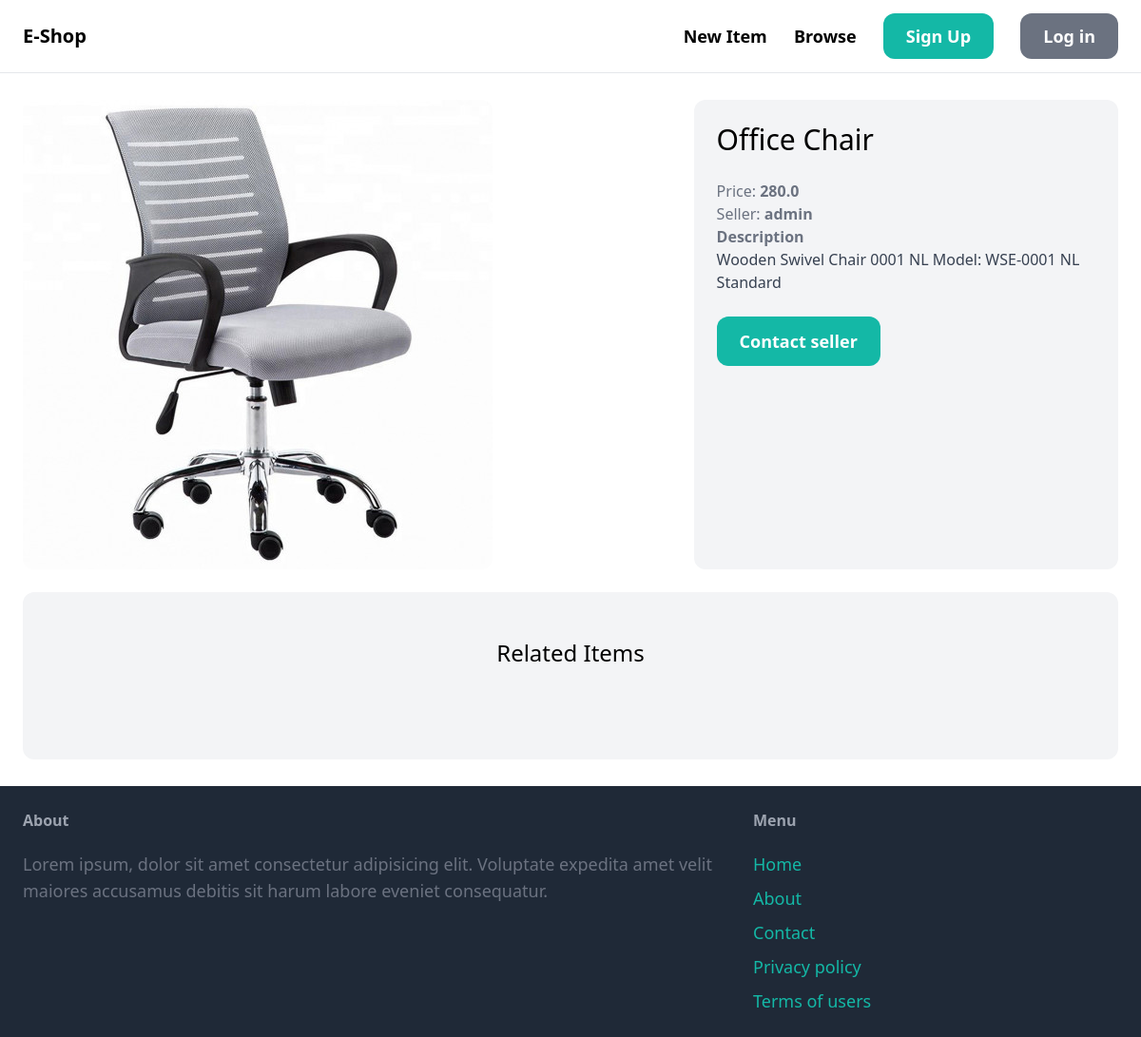
/items/4/, run on an earlier commit of the app's database.
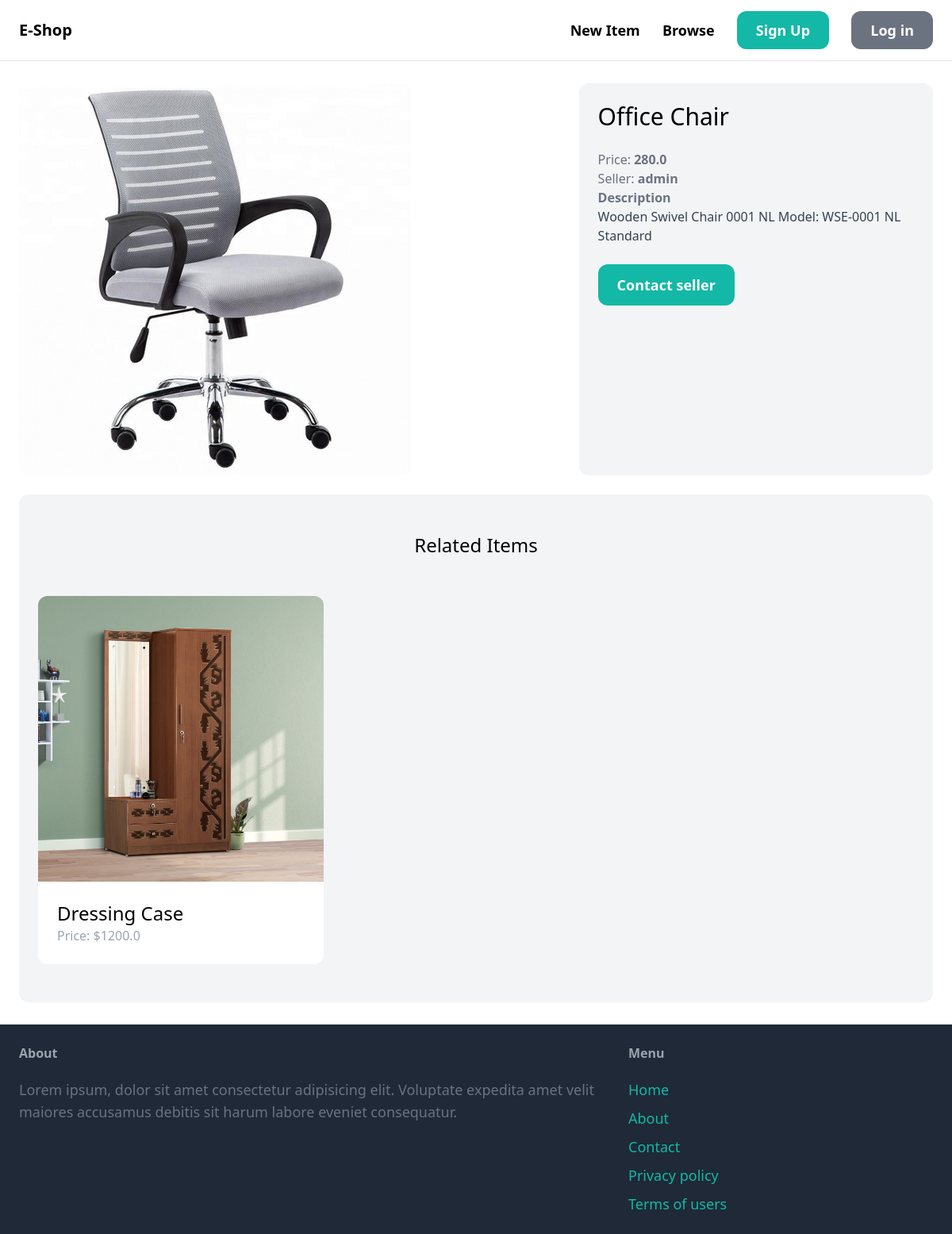
And on a later commit of the database.
### item/models.py (models this page shows, shortened)
class Item(models.Model):
     category = models.ForeignKey(Category, related_name='items', on_delete=models.CASCADE)
     name = models.CharField(max_length=255)
     description = models.TextField(blank=True, null=True)
     price = models.FloatField()
     image = models.ImageField(upload_to='item_images', blank=True, null=True)
     is_sold = models.BooleanField(default=False)
     created_by = models.ForeignKey(User, related_name='items', on_delete=models.CASCADE)
     created_at = models.DateTimeField(auto_now_add=True)

### item/views.py (the view)
# urls.py: path('<int:pk>/', views.detail, name='detail'),
def detail(request, pk):
    item = get_object_or_404(Item, pk=pk)
    related_items = Item.objects.filter(category=item.category, is_sold=False).exclude(pk=pk)[0:3]
    return render(request, 'item/detail.html', {
        'item': item,
        'related_items':related_items,
    })

### item/templates/item/detail.html (shortened to what this page needs)
{% extends 'core/base.html' %}
{% block content %}
<div class="grid grid-cols-5 gap-6">
    <div class="col-span-3">
        <img src="{{item.image.url}}" class="rounded-xl">
    </div>
    <div class="col-span-2 p-6 bg-gray-100 rounded-xl">
        <h1 class="mb-6 text-3xl">
            {{item.name}}
        </h1>
        <p class="text-gray-500">Price: <strong>{{item.price}}</strong></p>
        <p class="text-gray-500">Seller: <strong>{{item.created_by.username}}</strong></p>
        {% if item.description %}
            <p class="text-gray-700">
                <strong class="text-gray-500">Description</strong>
                <br>
                {{item.description}}
            </p>
        {% endif %}
        <a href="#" class="inline-block mt-6 px-6 py-3 text-lg font-semibold bg-teal-500 text-white rounded-xl hover:bg-teal-700">
            Contact seller
        </a>
    </div>
</div>
<div class="mt-6 px-6 py-12 bg-gray-100 rounded-xl">
    <h2 class="mb-12 text-2xl text-center">Related Items</h2>
    <div class="grid grid-cols-3 gap-3">
        {% for item in related_items %}
        <div>
            <a href="{% url 'item:detail' item.id %}">
                <div>
                    <img src="{{ item.image.url }}" class="rounded-t-xl" alt="">
                </div>
                <div class="p-6 bg-white rounded-b-xl">
                    <h2 class="text-2xl">
                        {{ item.name }}
                    </h2>
                    <p class="text-gray-400">
                        Price: ${{item.price}}
                    </p>
                </div>
            </a>
        </div>
        {%endfor%}
    </div>
</div>
{% endblock %}

What changed in the data, as far as the page shows it:
added Item: image (picture), name "Dressing Case", price "1200.0"
